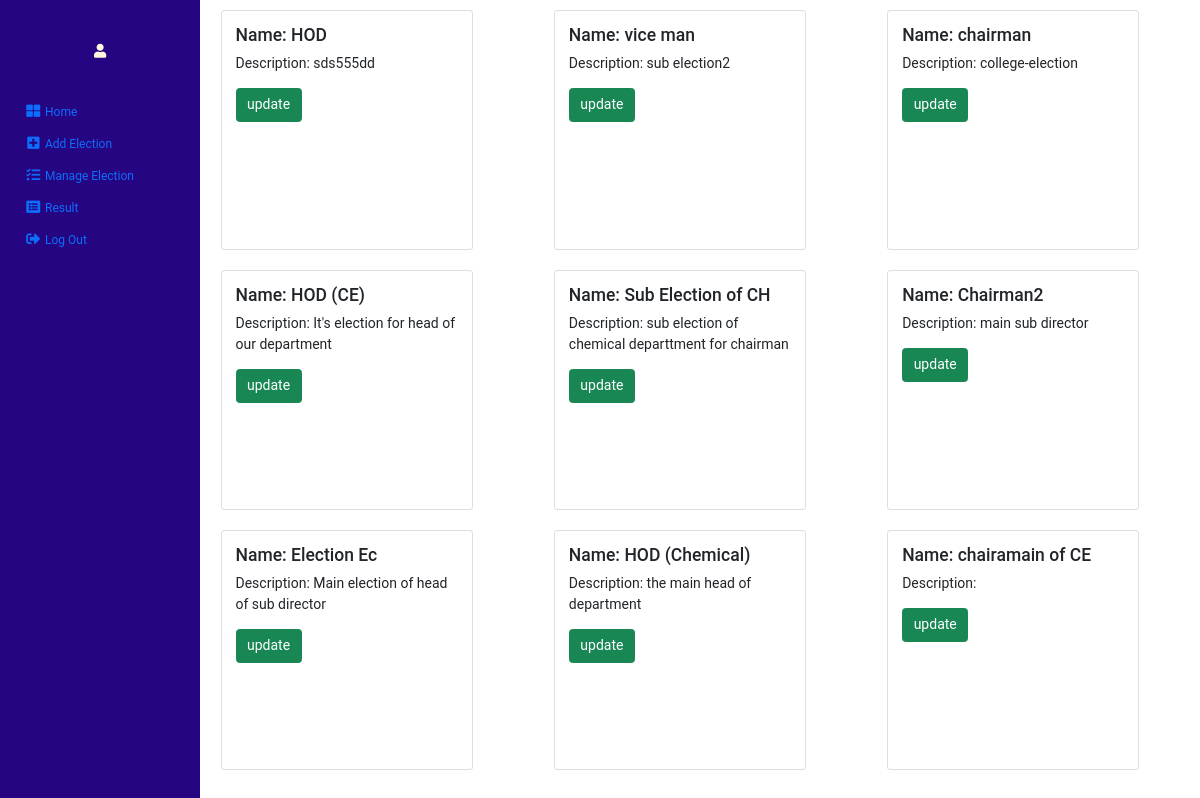
/admin/A_election_manage.php, run on the app's committed database.
### tables this page shows
CREATE TABLE `election_vote` (
  `eid` int(8) NOT NULL,
  `name` varchar(40) NOT NULL,
  `description` text NOT NULL,
  `start_date` date NOT NULL,
  `end_date` date NOT NULL,
  `reg_last_date` date NOT NULL,
  `create_on` datetime NOT NULL DEFAULT current_timestamp(),
  `vote_status` tinyint(1) NOT NULL
);

### admin/A_election_manage.php (the view, shortened to what this page needs)
<?php
include '../partials/db_connection.php';
?>
<!doctype html>
<html lang="en">
<head>
    <link href="https://cdn.jsdelivr.net/npm/bootstrap@5.0.0-beta2/dist/css/bootstrap.min.css" rel="stylesheet"
>
    <link rel="stylesheet" href="https://pro.fontawesome.com/releases/v5.10.0/css/all.css"
 />
    <link type="text/css" rel="stylesheet" href="../cssfolder/A_file.css">
</head>
<body>
    <div class="container-fluid">
        <div class="row">
            <?php
          include_once('A_menu.php');
        ?>
            <div class="col-md-10">
                <div class="contanier-main m-10">
                    <div class="row">
                        <?php
                      $sql="SELECT * FROM `election_vote`";
                      $result=$conn->query($sql);
                         if($result)
                         {
                            while($row=$result->fetch(PDO::FETCH_ASSOC))
                            {
                               echo '<div class="col-md-4 ">
                               <div class="card manage_card" style="width: 18rem;">
                                   <div class="card-body">
                                       <h5 class="card-title">Name: '.$row['name'].'</h5
                                       <p class="card-text">Description: '.$row['description'].'</p>
                                       <a href="update_election.php?id='.$row['eid'].'" class="card-link btn btn-success">update</a>
                                   </div>
                               </div>
                           </div>';
                            }
                         }
                      ?>
                    </div>
                </div>
            </div>
        </div>
</body>
</html>

### cssfolder/A_file.css (style rules this page uses)
* { padding:0; margin: 0; box-sizing: border-box; font-family: 'Roboto', sans-serif; font-size: 14px; }
a { text-decoration: none; color: white; font-size: 12px; }
.manage_card { margin:10px; min-height: 30vh; }

### data on the page
election_vote: name "HOD", description "sds555dd"
election_vote: name "vice man", description "sub election2"
election_vote: name "chairman", description "college-election"
election_vote: name "HOD (CE)", description "It's election for head of our department"
election_vote: name "Sub Election of CH", description "sub election of chemical departtment for chairman"
election_vote: name "Chairman2", description "main sub director"
election_vote: name "Election Ec", description "Main election of head of sub director"
election_vote: name "HOD (Chemical)", description "the main head of department"
election_vote: name "chairamain of CE"
